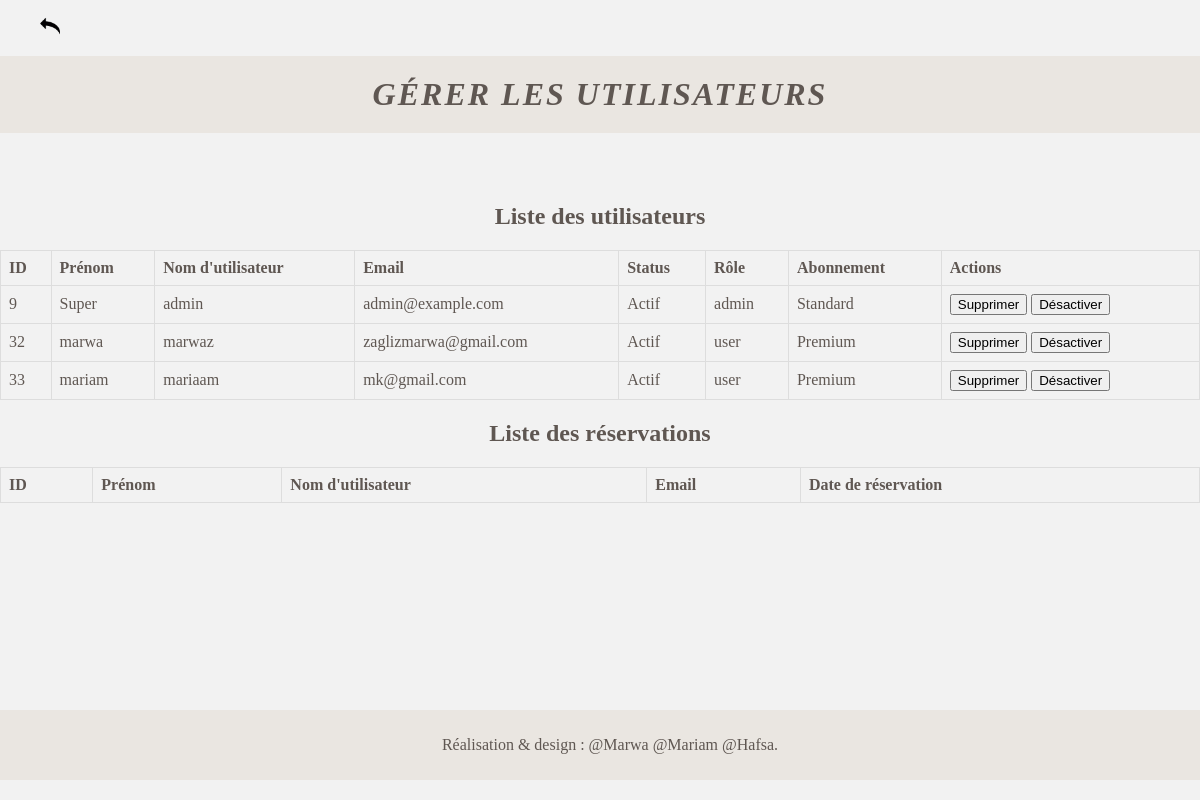
Screenshot of /manage_users.php (signed in) with the database file from the repository.
### tables this page shows
CREATE TABLE `users` (
  `id` int(255) NOT NULL,
  `nom` varchar(50) NOT NULL,
  `prenom` varchar(50) NOT NULL,
  `genre` varchar(55) NOT NULL,
  `username` varchar(255) NOT NULL,
  `email` varchar(255) NOT NULL,
  `mdp` varchar(255) NOT NULL,
  `birthdate` varchar(255) NOT NULL,
  `active` tinyint(1) NOT NULL DEFAULT '1',
  `role` varchar(50) NOT NULL DEFAULT 'user',
  `profile_pic` varchar(255) DEFAULT NULL,
  `is_premium` tinyint(1) DEFAULT '0',
  `last_login` datetime DEFAULT NULL
);

### manage_users.php (the view, shortened to what this page needs)
<?php
$servername = "localhost";
$username = "root";
$password = "root";
$database = "projet_info";
$conn = new mysqli($servername, $username, $password, $database);
$result = $conn->query("SELECT id, prenom, username, email, active, role, is_premium FROM users");
?>
<!DOCTYPE html>
<html lang="fr">
<head>
    <link rel="stylesheet" href="admin_style.css">
    <nav>
        <ul>
            <a href="admin_home.php"><img src="fleche.png" alt="Retour" width="20" height="20"></a>
        </ul>
    </nav>
</head>
<body>
<div class="container">
    <header class="header">
        <h1 class="header__title">Gérer les utilisateurs</h1>
    </header>
    <main class="main">
        <h2>Liste des utilisateurs</h2>
        <table>
            <thead>
                <tr>
                    <th>ID</th>
                    <th>Prénom</th>
                    <th>Nom d'utilisateur</th>
                    <th>Email</th>
                    <th>Status</th>
                    <th>Rôle</th>
                    <th>Abonnement</th>
                    <th>Actions</th>
                </tr>
            </thead>
            <tbody>
                <?php while ($user = $result->fetch_assoc()): ?>
                <tr>
                    <td><?php echo htmlspecialchars($user['id']); ?></td>
                    <td><?php echo htmlspecialchars($user['prenom']); ?></td>
                    <td><?php echo htmlspecialchars($user['username']); ?></td>
                    <td><?php echo htmlspecialchars($user['email']); ?></td>
                    <td><?php echo $user['active'] ? 'Actif' : 'Désactivé'; ?></td>
                    <td><?php echo htmlspecialchars($user['role']); ?></td>
                    <td><?php echo $user['is_premium'] ? 'Premium' : 'Standard'; ?></td>
                    <td>
                        <form id="delete-form-<?php echo $user['id']; ?>" method="post" action="admin_users.php" style="display:inline;">
                            <button type="button" onclick="confirmAction('delete', <?php echo $user['id']; ?>)">Supprimer</button>
                        </form>
                        <?php if ($user['active']): ?>
                            <form id="deactivate-form-<?php echo $user['id']; ?>" method="post" action="admin_users.php" style="display:inline;">
                                <button type="button" onclick="confirmAction('deactivate', <?php echo $user['id']; ?>)">Désactiver</button>
                            </form>
                        <?php endif; ?>
                    </td>
                </tr>
                <?php endwhile; ?>
            </tbody>
        </table>
        <h2>Liste des réservations</h2>
        <table>
            <thead>
                <tr>
                    <th>ID</th>
                    <th>Prénom</th>
                    <th>Nom d'utilisateur</th>
                    <th>Email</th>
                    <th>Date de réservation</th>
                </tr>
            </thead>
        </table>
    </main>
</div>
<footer class="footer">
    <div class="container">
        <p class="footer__copyright">Réalisation & design : @Marwa @Mariam @Hafsa.</p>
    </div>
</footer>
</body>
</html>

### admin_style.css (style rules this page uses)
body { background-color: #f2f2f2; color: #5F5752; margin: 0; padding: 0; box-sizing: border-box; }
.container { width: 100%; margin: 0 auto; padding: 0; }
.header { width: 100%; background-color: #EAE6E1; color: #5F5752; text-align: center; padding: 20px 0; position: relative; box-sizing: border-box; }
.header__title { font-family: "URW Chancery L", cursive; font-weight: 700; font-style: italic; text-transform: uppercase; letter-spacing: 2px; margin: 0; }
.main { width: 100%; text-align: center; padding: 50px 0; box-sizing: border-box; }
.footer { width: 100%; background-color: #EAE6E1; color: #5F5752; text-align: center; padding: 10px ; position: fixed; bottom: 20px; left: 0; }
table { width: 100%; border-collapse: collapse; margin-bottom: 20px; }
table, th, td { border: 1px solid #ddd; }
th, td { padding: 8px; text-align: left; }
th { background-color: #f2f2f2; }

### rows the page displays
users: id "9", prenom "Super", username "admin", email "admin@example.com", active "Actif", role "admin", is_premium "Standard"
users: id "32", prenom "marwa", username "marwaz", email "zaglizmarwa@gmail.com", active "Actif", role "user", is_premium "Premium"
users: id "33", prenom "mariam", username "mariaam", email "mk@gmail.com", active "Actif", role "user", is_premium "Premium"
